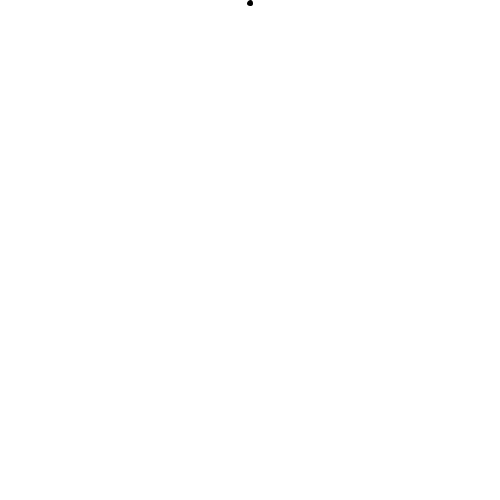
Frame 1 (no input)
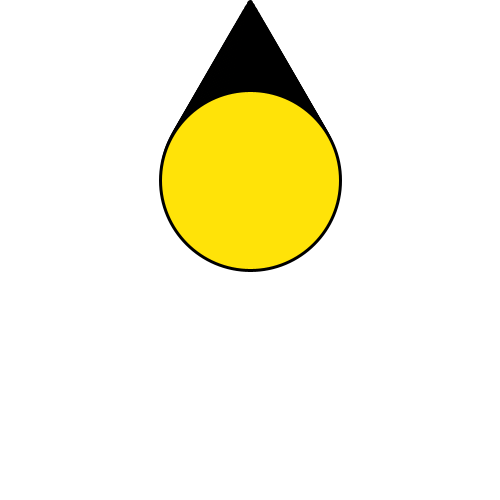
Frame 60 (the mouse pressed at the canvas centre just before this capture)
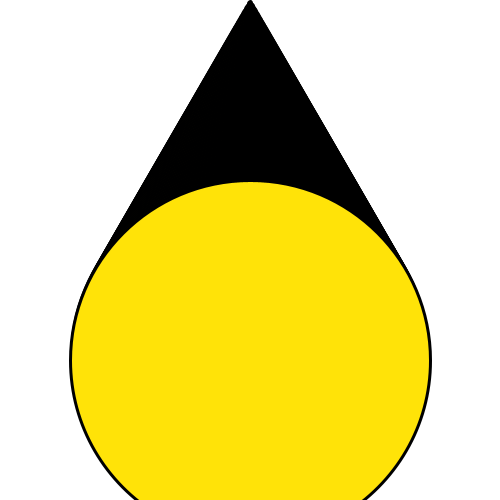
Frame 120 (the mouse held since frame 60 and released just before this capture)

The Processing sketch that drew these frames (run headless with seeded random() and noise(); from frame 60 on, the mouse is pressed at the canvas centre):

// Processing sketch: processing_32922
// ── processing_32922.pde

//declaring variable
float circlex;
float circley;
float vely = 3;
float velx = 5;

void setup(){
  background(255);
  smooth();
  frameRate(60);
  size(500,500);
}

void draw(){
  fill(255,227,8);
  //noStroke();
  strokeWeight(3);
  circlex+=velx;
  circley+=vely; // the same as circley=circley+vel
  ellipse(250,circley,circley,circley);
  if((circlex<0)||(circlex>width)){
    velx=velx*-1;
  }
  if((circley<0)||(circley>height)){
    vely=vely*-1;
  }
  
}
   //same as vel=vel
